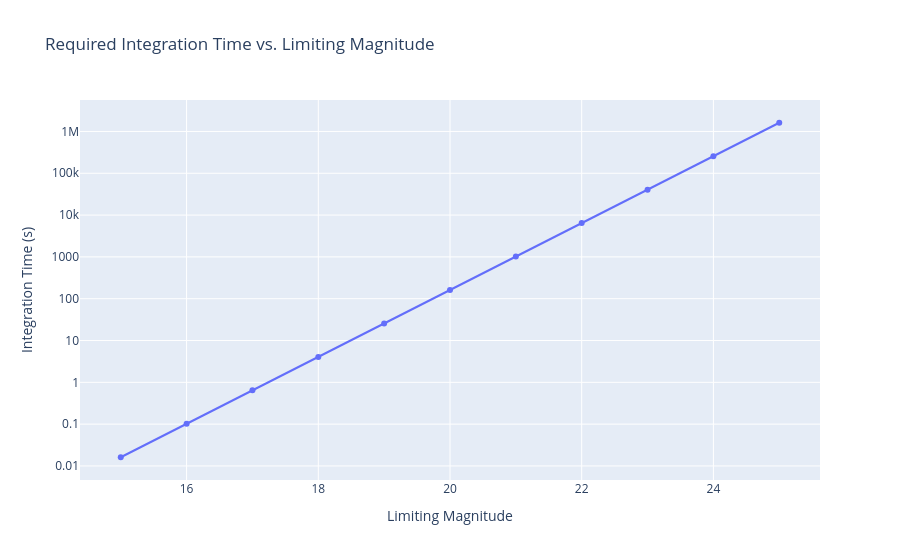

Here is the notebook cell this chart was saved with:
### Code cell
import demo_requiredIntegrationTime
reload( demo_requiredIntegrationTime)
fig = demo_requiredIntegrationTime.demo_requiredIntegrationTime()
fig.show()

### Figure 1 — Plotly figure (JSON) as saved in the notebook; plotly's stock layout.template omitted (floating-point values rounded to 4 significant figures)
{"data": [{"mode": "lines+markers", "type": "scatter", "x": [15, 16, 17, 18, 19, 20, 21, 22, 23, 24, 25], "y": [0.01615, 0.1019, 0.643, 4.057, 25.6, 161.5, 1019.0, 6430.0, 40570.0, 256000.0, 1615000.0]}], "layout": {"autosize": true, "title": {"text": "Required Integration Time vs. Limiting Magnitude"}, "xaxis": {"autorange": true, "range": [14.34, 25.66], "title": {"text": "Limiting Magnitude"}, "type": "linear"}, "yaxis": {"autorange": true, "range": [-2.452, 6.868], "title": {"text": "Integration Time (s)"}, "type": "log"}}}
